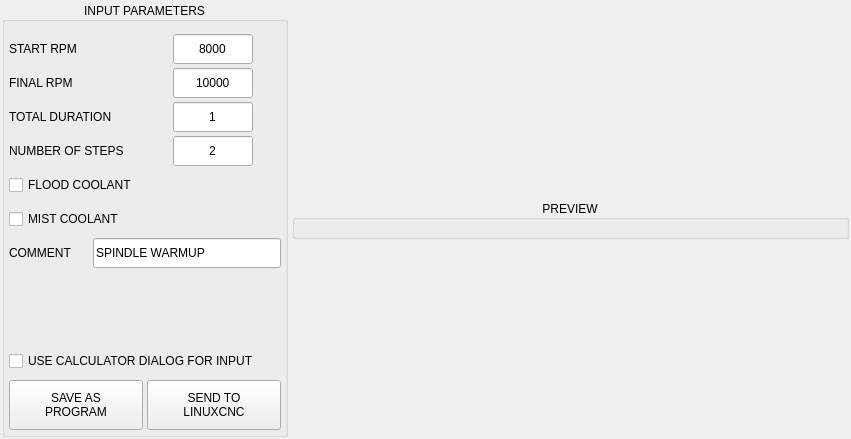
<?xml version="1.0" encoding="UTF-8"?>
<ui version="4.0">
 <class>Form</class>
 <widget class="QWidget" name="Form">
  <property name="geometry">
   <rect>
    <x>0</x>
    <y>0</y>
    <width>851</width>
    <height>439</height>
   </rect>
  </property>
  <property name="windowTitle">
   <string>Form</string>
  </property>
  <layout class="QVBoxLayout" name="verticalLayout_2">
   <property name="spacing">
    <number>6</number>
   </property>
   <property name="leftMargin">
    <number>0</number>
   </property>
   <property name="topMargin">
    <number>0</number>
   </property>
   <property name="rightMargin">
    <number>0</number>
   </property>
   <property name="bottomMargin">
    <number>0</number>
   </property>
   <item>
    <widget class="QFrame" name="frame_spindle_warmup">
     <property name="maximumSize">
      <size>
       <width>16777215</width>
       <height>16777215</height>
      </size>
     </property>
     <property name="frameShape">
      <enum>QFrame::NoFrame</enum>
     </property>
     <property name="frameShadow">
      <enum>QFrame::Plain</enum>
     </property>
     <layout class="QHBoxLayout" name="horizontalLayout" stretch="0,1">
      <property name="spacing">
       <number>4</number>
      </property>
      <property name="leftMargin">
       <number>2</number>
      </property>
      <property name="topMargin">
       <number>2</number>
      </property>
      <property name="rightMargin">
       <number>2</number>
      </property>
      <property name="bottomMargin">
       <number>2</number>
      </property>
      <item>
       <widget class="QGroupBox" name="groupbox_parameters">
        <property name="title">
         <string>INPUT PARAMETERS</string>
        </property>
        <property name="alignment">
         <set>Qt::AlignCenter</set>
        </property>
        <layout class="QVBoxLayout" name="verticalLayout">
         <property name="spacing">
          <number>4</number>
         </property>
         <property name="leftMargin">
          <number>4</number>
         </property>
         <property name="topMargin">
          <number>12</number>
         </property>
         <property name="rightMargin">
          <number>4</number>
         </property>
         <property name="bottomMargin">
          <number>4</number>
         </property>
         <item>
          <widget class="QWidget" name="widget_spindle" native="true">
           <property name="minimumSize">
            <size>
             <width>0</width>
             <height>30</height>
            </size>
           </property>
           <property name="maximumSize">
            <size>
             <width>16777215</width>
             <height>30</height>
            </size>
           </property>
           <layout class="QHBoxLayout" name="horizontalLayout_12">
            <property name="spacing">
             <number>4</number>
            </property>
            <property name="leftMargin">
             <number>0</number>
            </property>
            <property name="topMargin">
             <number>0</number>
            </property>
            <property name="rightMargin">
             <number>0</number>
            </property>
            <property name="bottomMargin">
             <number>0</number>
            </property>
            <item>
             <widget class="QLabel" name="lbl_spindle">
              <property name="maximumSize">
               <size>
                <width>160</width>
                <height>16777215</height>
               </size>
              </property>
              <property name="text">
               <string>START RPM</string>
              </property>
             </widget>
            </item>
            <item>
             <widget class="QLineEdit" name="lineEdit_start">
              <property name="sizePolicy">
               <sizepolicy hsizetype="Preferred" vsizetype="Preferred">
                <horstretch>0</horstretch>
                <verstretch>0</verstretch>
               </sizepolicy>
              </property>
              <property name="maximumSize">
               <size>
                <width>80</width>
                <height>16777215</height>
               </size>
              </property>
              <property name="toolTip">
               <string>Program starting RPM</string>
              </property>
              <property name="text">
               <string>8000</string>
              </property>
              <property name="maxLength">
               <number>5</number>
              </property>
              <property name="alignment">
               <set>Qt::AlignCenter</set>
              </property>
             </widget>
            </item>
            <item>
             <widget class="QLabel" name="lbl_start_ok">
              <property name="sizePolicy">
               <sizepolicy hsizetype="Fixed" vsizetype="Fixed">
                <horstretch>0</horstretch>
                <verstretch>0</verstretch>
               </sizepolicy>
              </property>
              <property name="minimumSize">
               <size>
                <width>24</width>
                <height>24</height>
               </size>
              </property>
              <property name="maximumSize">
               <size>
                <width>24</width>
                <height>24</height>
               </size>
              </property>
              <property name="text">
               <string/>
              </property>
              <property name="pixmap">
               <pixmap>../../modules/images/unchecked.png</pixmap>
              </property>
              <property name="scaledContents">
               <bool>true</bool>
              </property>
              <property name="alignment">
               <set>Qt::AlignCenter</set>
              </property>
             </widget>
            </item>
           </layout>
          </widget>
         </item>
         <item>
          <widget class="QWidget" name="widget_num_holes" native="true">
           <property name="minimumSize">
            <size>
             <width>0</width>
             <height>30</height>
            </size>
           </property>
           <property name="maximumSize">
            <size>
             <width>16777215</width>
             <height>30</height>
            </size>
           </property>
           <layout class="QHBoxLayout" name="horizontalLayout_6">
            <property name="spacing">
             <number>4</number>
            </property>
            <property name="leftMargin">
             <number>0</number>
            </property>
            <property name="topMargin">
             <number>0</number>
            </property>
            <property name="rightMargin">
             <number>0</number>
            </property>
            <property name="bottomMargin">
             <number>0</number>
            </property>
            <item>
             <widget class="QLabel" name="lbl_num_holes">
              <property name="minimumSize">
               <size>
                <width>160</width>
                <height>0</height>
               </size>
              </property>
              <property name="maximumSize">
               <size>
                <width>160</width>
                <height>16777215</height>
               </size>
              </property>
              <property name="text">
               <string>FINAL RPM</string>
              </property>
             </widget>
            </item>
            <item>
             <widget class="QLineEdit" name="lineEdit_final">
              <property name="sizePolicy">
               <sizepolicy hsizetype="Preferred" vsizetype="Preferred">
                <horstretch>0</horstretch>
                <verstretch>0</verstretch>
               </sizepolicy>
              </property>
              <property name="minimumSize">
               <size>
                <width>80</width>
                <height>0</height>
               </size>
              </property>
              <property name="maximumSize">
               <size>
                <width>80</width>
                <height>16777215</height>
               </size>
              </property>
              <property name="toolTip">
               <string>Program ending RPM</string>
              </property>
              <property name="text">
               <string>10000</string>
              </property>
              <property name="maxLength">
               <number>5</number>
              </property>
              <property name="alignment">
               <set>Qt::AlignCenter</set>
              </property>
             </widget>
            </item>
            <item>
             <widget class="QLabel" name="lbl_final_ok">
              <property name="sizePolicy">
               <sizepolicy hsizetype="Fixed" vsizetype="Fixed">
                <horstretch>0</horstretch>
                <verstretch>0</verstretch>
               </sizepolicy>
              </property>
              <property name="minimumSize">
               <size>
                <width>24</width>
                <height>24</height>
               </size>
              </property>
              <property name="maximumSize">
               <size>
                <width>24</width>
                <height>24</height>
               </size>
              </property>
              <property name="text">
               <string/>
              </property>
              <property name="pixmap">
               <pixmap>../../modules/images/unchecked.png</pixmap>
              </property>
              <property name="scaledContents">
               <bool>true</bool>
              </property>
              <property name="alignment">
               <set>Qt::AlignCenter</set>
              </property>
             </widget>
            </item>
           </layout>
          </widget>
         </item>
         <item>
          <widget class="QWidget" name="widget_radius" native="true">
           <property name="minimumSize">
            <size>
             <width>0</width>
             <height>30</height>
            </size>
           </property>
           <property name="maximumSize">
            <size>
             <width>16777215</width>
             <height>30</height>
            </size>
           </property>
           <layout class="QHBoxLayout" name="horizontalLayout_8">
            <property name="spacing">
             <number>4</number>
            </property>
            <property name="leftMargin">
             <number>0</number>
            </property>
            <property name="topMargin">
             <number>0</number>
            </property>
            <property name="rightMargin">
             <number>0</number>
            </property>
            <property name="bottomMargin">
             <number>0</number>
            </property>
            <item>
             <widget class="QLabel" name="lbl_radius">
              <property name="minimumSize">
               <size>
                <width>160</width>
                <height>0</height>
               </size>
              </property>
              <property name="maximumSize">
               <size>
                <width>160</width>
                <height>16777215</height>
               </size>
              </property>
              <property name="toolTip">
               <string/>
              </property>
              <property name="text">
               <string>TOTAL DURATION</string>
              </property>
             </widget>
            </item>
            <item>
             <widget class="QLineEdit" name="lineEdit_duration">
              <property name="sizePolicy">
               <sizepolicy hsizetype="Preferred" vsizetype="Preferred">
                <horstretch>0</horstretch>
                <verstretch>0</verstretch>
               </sizepolicy>
              </property>
              <property name="minimumSize">
               <size>
                <width>80</width>
                <height>0</height>
               </size>
              </property>
              <property name="maximumSize">
               <size>
                <width>80</width>
                <height>16777215</height>
               </size>
              </property>
              <property name="toolTip">
               <string>Total program duration in minutes</string>
              </property>
              <property name="text">
               <string>1</string>
              </property>
              <property name="maxLength">
               <number>8</number>
              </property>
              <property name="alignment">
               <set>Qt::AlignCenter</set>
              </property>
             </widget>
            </item>
            <item>
             <widget class="QLabel" name="lbl_duration_ok">
              <property name="sizePolicy">
               <sizepolicy hsizetype="Fixed" vsizetype="Fixed">
                <horstretch>0</horstretch>
                <verstretch>0</verstretch>
               </sizepolicy>
              </property>
              <property name="minimumSize">
               <size>
                <width>24</width>
                <height>24</height>
               </size>
              </property>
              <property name="maximumSize">
               <size>
                <width>24</width>
                <height>24</height>
               </size>
              </property>
              <property name="text">
               <string/>
              </property>
              <property name="pixmap">
               <pixmap>../../modules/images/unchecked.png</pixmap>
              </property>
              <property name="scaledContents">
               <bool>true</bool>
              </property>
              <property name="alignment">
               <set>Qt::AlignCenter</set>
              </property>
             </widget>
            </item>
           </layout>
          </widget>
         </item>
         <item>
          <widget class="QWidget" name="widget_first" native="true">
           <property name="minimumSize">
            <size>
             <width>0</width>
             <height>30</height>
            </size>
           </property>
           <property name="maximumSize">
            <size>
             <width>16777215</width>
             <height>30</height>
            </size>
           </property>
           <layout class="QHBoxLayout" name="horizontalLayout_7">
            <property name="spacing">
             <number>4</number>
            </property>
            <property name="leftMargin">
             <number>0</number>
            </property>
            <property name="topMargin">
             <number>0</number>
            </property>
            <property name="rightMargin">
             <number>0</number>
            </property>
            <property name="bottomMargin">
             <number>0</number>
            </property>
            <item>
             <widget class="QLabel" name="lbl_first">
              <property name="minimumSize">
               <size>
                <width>160</width>
                <height>0</height>
               </size>
              </property>
              <property name="maximumSize">
               <size>
                <width>160</width>
                <height>16777215</height>
               </size>
              </property>
              <property name="toolTip">
               <string>Tool to use for facing</string>
              </property>
              <property name="text">
               <string>NUMBER OF STEPS</string>
              </property>
             </widget>
            </item>
            <item>
             <widget class="QLineEdit" name="lineEdit_steps">
              <property name="sizePolicy">
               <sizepolicy hsizetype="Preferred" vsizetype="Preferred">
                <horstretch>0</horstretch>
                <verstretch>0</verstretch>
               </sizepolicy>
              </property>
              <property name="minimumSize">
               <size>
                <width>80</width>
                <height>0</height>
               </size>
              </property>
              <property name="maximumSize">
               <size>
                <width>80</width>
                <height>16777215</height>
               </size>
              </property>
              <property name="toolTip">
               <string>Number of program steps</string>
              </property>
              <property name="text">
               <string>2</string>
              </property>
              <property name="maxLength">
               <number>6</number>
              </property>
              <property name="alignment">
               <set>Qt::AlignCenter</set>
              </property>
             </widget>
            </item>
            <item>
             <widget class="QLabel" name="lbl_steps_ok">
              <property name="sizePolicy">
               <sizepolicy hsizetype="Fixed" vsizetype="Fixed">
                <horstretch>0</horstretch>
                <verstretch>0</verstretch>
               </sizepolicy>
              </property>
              <property name="minimumSize">
               <size>
                <width>24</width>
                <height>24</height>
               </size>
              </property>
              <property name="maximumSize">
               <size>
                <width>24</width>
                <height>24</height>
               </size>
              </property>
              <property name="text">
               <string/>
              </property>
              <property name="pixmap">
               <pixmap>../../modules/images/unchecked.png</pixmap>
              </property>
              <property name="scaledContents">
               <bool>true</bool>
              </property>
              <property name="alignment">
               <set>Qt::AlignCenter</set>
              </property>
             </widget>
            </item>
           </layout>
          </widget>
         </item>
         <item>
          <widget class="QCheckBox" name="chk_flood">
           <property name="sizePolicy">
            <sizepolicy hsizetype="Preferred" vsizetype="Fixed">
             <horstretch>0</horstretch>
             <verstretch>0</verstretch>
            </sizepolicy>
           </property>
           <property name="minimumSize">
            <size>
             <width>0</width>
             <height>30</height>
            </size>
           </property>
           <property name="maximumSize">
            <size>
             <width>16777215</width>
             <height>30</height>
            </size>
           </property>
           <property name="toolTip">
            <string>Turn on flood coolant while warming up</string>
           </property>
           <property name="text">
            <string>FLOOD COOLANT</string>
           </property>
          </widget>
         </item>
         <item>
          <widget class="QCheckBox" name="chk_mist">
           <property name="sizePolicy">
            <sizepolicy hsizetype="Preferred" vsizetype="Fixed">
             <horstretch>0</horstretch>
             <verstretch>0</verstretch>
            </sizepolicy>
           </property>
           <property name="minimumSize">
            <size>
             <width>0</width>
             <height>30</height>
            </size>
           </property>
           <property name="maximumSize">
            <size>
             <width>16777215</width>
             <height>30</height>
            </size>
           </property>
           <property name="toolTip">
            <string>Turn on mist coolant while warming up</string>
           </property>
           <property name="text">
            <string>MIST COOLANT</string>
           </property>
          </widget>
         </item>
         <item>
          <widget class="QWidget" name="widget_comment" native="true">
           <property name="minimumSize">
            <size>
             <width>0</width>
             <height>30</height>
            </size>
           </property>
           <property name="maximumSize">
            <size>
             <width>16777215</width>
             <height>30</height>
            </size>
           </property>
           <layout class="QHBoxLayout" name="horizontalLayout_11">
            <property name="spacing">
             <number>4</number>
            </property>
            <property name="leftMargin">
             <number>0</number>
            </property>
            <property name="topMargin">
             <number>0</number>
            </property>
            <property name="rightMargin">
             <number>0</number>
            </property>
            <property name="bottomMargin">
             <number>0</number>
            </property>
            <item>
             <widget class="QLabel" name="lbl_comment">
              <property name="minimumSize">
               <size>
                <width>80</width>
                <height>0</height>
               </size>
              </property>
              <property name="maximumSize">
               <size>
                <width>80</width>
                <height>16777215</height>
               </size>
              </property>
              <property name="toolTip">
               <string>Comment for gcode file</string>
              </property>
              <property name="text">
               <string>COMMENT</string>
              </property>
              <property name="alignment">
               <set>Qt::AlignLeading|Qt::AlignLeft|Qt::AlignVCenter</set>
              </property>
             </widget>
            </item>
            <item>
             <widget class="QLineEdit" name="lineEdit_comment">
              <property name="sizePolicy">
               <sizepolicy hsizetype="Preferred" vsizetype="Preferred">
                <horstretch>0</horstretch>
                <verstretch>0</verstretch>
               </sizepolicy>
              </property>
              <property name="toolTip">
               <string/>
              </property>
              <property name="text">
               <string>SPINDLE WARMUP</string>
              </property>
              <property name="maxLength">
               <number>40</number>
              </property>
             </widget>
            </item>
           </layout>
          </widget>
         </item>
         <item>
          <spacer name="verticalSpacer">
           <property name="orientation">
            <enum>Qt::Vertical</enum>
           </property>
           <property name="sizeHint" stdset="0">
            <size>
             <width>20</width>
             <height>40</height>
            </size>
           </property>
          </spacer>
         </item>
         <item>
          <widget class="QCheckBox" name="chk_use_calc">
           <property name="sizePolicy">
            <sizepolicy hsizetype="Preferred" vsizetype="Preferred">
             <horstretch>0</horstretch>
             <verstretch>0</verstretch>
            </sizepolicy>
           </property>
           <property name="minimumSize">
            <size>
             <width>0</width>
             <height>30</height>
            </size>
           </property>
           <property name="maximumSize">
            <size>
             <width>16777215</width>
             <height>30</height>
            </size>
           </property>
           <property name="text">
            <string>USE CALCULATOR DIALOG FOR INPUT</string>
           </property>
          </widget>
         </item>
         <item>
          <layout class="QHBoxLayout" name="horizontalLayout_2">
           <property name="topMargin">
            <number>0</number>
           </property>
           <item>
            <widget class="QPushButton" name="btn_create">
             <property name="sizePolicy">
              <sizepolicy hsizetype="Preferred" vsizetype="Fixed">
               <horstretch>0</horstretch>
               <verstretch>0</verstretch>
              </sizepolicy>
             </property>
             <property name="minimumSize">
              <size>
               <width>100</width>
               <height>50</height>
              </size>
             </property>
             <property name="maximumSize">
              <size>
               <width>16777215</width>
               <height>50</height>
              </size>
             </property>
             <property name="toolTip">
              <string>Create program and save to file</string>
             </property>
             <property name="text">
              <string>SAVE AS
PROGRAM</string>
             </property>
            </widget>
           </item>
           <item>
            <widget class="QPushButton" name="btn_send">
             <property name="sizePolicy">
              <sizepolicy hsizetype="Preferred" vsizetype="Fixed">
               <horstretch>0</horstretch>
               <verstretch>0</verstretch>
              </sizepolicy>
             </property>
             <property name="minimumSize">
              <size>
               <width>100</width>
               <height>50</height>
              </size>
             </property>
             <property name="maximumSize">
              <size>
               <width>16777215</width>
               <height>50</height>
              </size>
             </property>
             <property name="toolTip">
              <string>Create temporary macro and load in linuxcnc</string>
             </property>
             <property name="text">
              <string>SEND TO
LINUXCNC</string>
             </property>
            </widget>
           </item>
          </layout>
         </item>
        </layout>
       </widget>
      </item>
      <item>
       <widget class="QGroupBox" name="groupbox_preview">
        <property name="title">
         <string>PREVIEW</string>
        </property>
        <property name="alignment">
         <set>Qt::AlignCenter</set>
        </property>
        <layout class="QVBoxLayout" name="layout_gb_preview" stretch="1">
         <property name="spacing">
          <number>4</number>
         </property>
         <property name="sizeConstraint">
          <enum>QLayout::SetMaximumSize</enum>
         </property>
         <property name="leftMargin">
          <number>4</number>
         </property>
         <property name="topMargin">
          <number>12</number>
         </property>
         <property name="rightMargin">
          <number>4</number>
         </property>
         <property name="bottomMargin">
          <number>4</number>
         </property>
         <item>
          <layout class="QVBoxLayout" name="layout_graph">
           <property name="spacing">
            <number>4</number>
           </property>
          </layout>
         </item>
        </layout>
       </widget>
      </item>
     </layout>
    </widget>
   </item>
  </layout>
 </widget>
 <resources/>
 <connections/>
 <slots>
  <slot>validate()</slot>
  <slot>create_program()</slot>
  <slot>units_changed()</slot>
  <slot>raster_changed()</slot>
  <slot>btn_help_clicked()</slot>
 </slots>
</ui>
